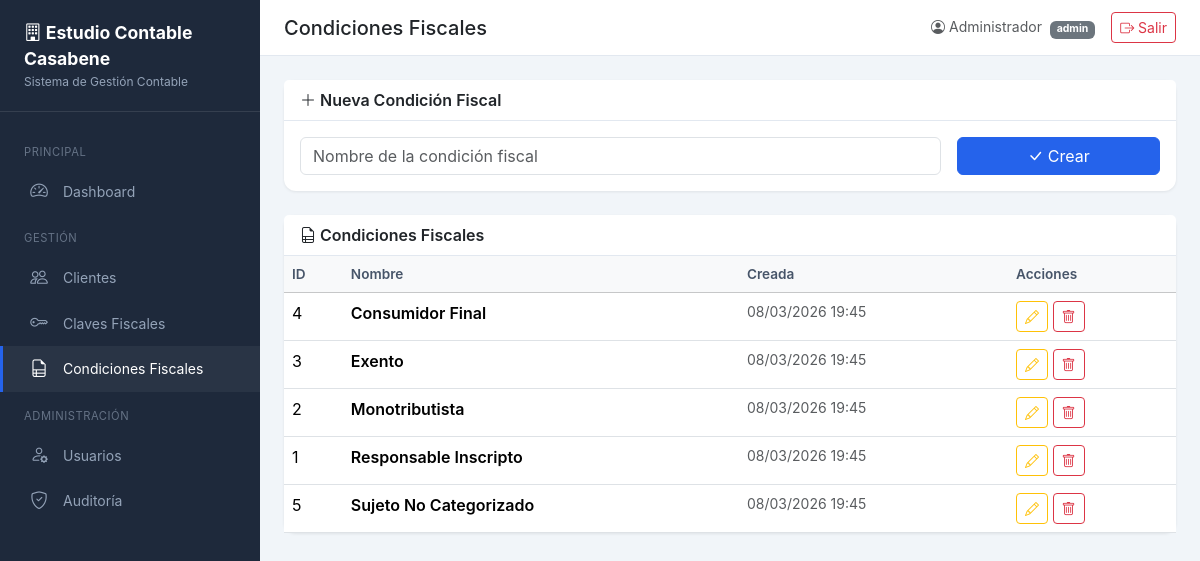
Screenshot of /estudio/condiciones-fiscales (signed in) with the database file from the repository.
### tables this page shows
CREATE TABLE IF NOT EXISTS `condiciones_fiscales` (
    `id` INT UNSIGNED AUTO_INCREMENT PRIMARY KEY,
    `nombre` VARCHAR(255) NOT NULL,
    `activo` TINYINT(1) NOT NULL DEFAULT 1,
    `created_at` DATETIME NOT NULL DEFAULT CURRENT_TIMESTAMP,
    `updated_at` DATETIME NOT NULL DEFAULT CURRENT_TIMESTAMP ON UPDATE CURRENT_TIMESTAMP
);

### core/Session.php (called while the page is built, shortened)
<?php
class Session
{
    public static function start(): void
    {
        if (session_status() === PHP_SESSION_NONE) {
            $config = require __DIR__ . '/../config/app.php';
        }
    }
    public static function get(string $key, $default = null)
    {
        return $_SESSION[$key] ?? $default;
    }
    public static function isLoggedIn(): bool
    {
        return isset($_SESSION['user_id']);
    }
    public static function userId(): ?int
    {
        return $_SESSION['user_id'] ?? null;
    }
    public static function userRole(): ?string
    {
        return $_SESSION['user_role'] ?? null;
    }
}

### core/helpers.php (called while the page is built, shortened)
<?php
function base_url(string $path = ''): string
{
    static $baseUrl = null;
    if ($baseUrl === null) {
        $appUrl = getenv('APP_URL');
        if ($appUrl && $appUrl !== '') {
            $baseUrl = rtrim($appUrl, '/');
        } else {
            $scheme = (!empty($_SERVER['HTTPS']) && $_SERVER['HTTPS'] !== 'off') ? 'https' : 'http';
            $host = $_SERVER['HTTP_HOST'] ?? 'localhost';
            $config = require __DIR__ . '/../config/app.php';
            $basePath = rtrim($config['base_path'] ?? '', '/');
            $baseUrl = $scheme . '://' . $host . $basePath;
        }
    }
    return $baseUrl . '/' . ltrim($path, '/');
}
function tenant_url(string $path = ''): string
{
    $slug = Tenant::slug();
    return base_url($slug . '/' . ltrim($path, '/'));
}
function e(string $value): string
{
    return htmlspecialchars($value, ENT_QUOTES, 'UTF-8');
}
function view(string $viewPath, array $data = []): void
{
    extract($data);
    $viewFile = __DIR__ . '/../views/' . str_replace('.', '/', $viewPath) . '.php';
    require $viewFile;
}
function is_admin(): bool
{
    return Session::userRole() === 'admin';
}
function format_datetime(?string $date): string
{
    return date('d/m/Y H:i', strtotime($date));
}

### controllers/CondicionFiscalController.php (called while the page is built, shortened)
<?php
class CondicionFiscalController
{
    public function index(): void
    {
        $pdo = Database::tenant();
        $condiciones = $pdo->query("SELECT * FROM condiciones_fiscales WHERE activo = 1 ORDER BY nombre")->fetchAll();
        view('condiciones.index', ['condiciones' => $condiciones]);
    }
}

### index.php (called while the page is built, shortened)
<?php
$envFile = __DIR__ . '/.env';
if (file_exists($envFile)) {
    $lines = file($envFile, FILE_IGNORE_NEW_LINES | FILE_SKIP_EMPTY_LINES);
    foreach ($lines as $line) {
        if (str_contains($line, '=')) {
            [$key, $value] = explode('=', $line, 2);
            $key = trim($key);
            $value = trim($value);
        }
    }
}
require __DIR__ . '/core/helpers.php';
$appConfig = require __DIR__ . '/config/app.php';
$basePath = rtrim($appConfig['base_path'], '/');
$requestUri = parse_url($_SERVER['REQUEST_URI'], PHP_URL_PATH);
if ($basePath !== '' && str_starts_with($requestUri, $basePath)) {
    $uri = substr($requestUri, strlen($basePath)) ?: '/';
} else {
    $uri = $requestUri ?: '/';
}
$uri = '/' . trim($uri, '/');
$method = $_SERVER['REQUEST_METHOD'];
Router::get('/{slug}/condiciones-fiscales', function (string $slug) {
    $controller = new Controllers\CondicionFiscalController();
    $controller->index();
});
Router::dispatch($method, $uri);

### core/Tenant.php (called while the page is built, shortened)
<?php
class Tenant
{
    public static function slug(): ?string
    {
        return Session::get('tenant_slug');
    }
    public static function name(): ?string
    {
        return Session::get('tenant_name');
    }
}

### core/Auth.php (called while the page is built, shortened)
<?php
class Auth
{
    public static function check(): bool
    {
        return Session::isLoggedIn();
    }
    public static function user(): ?array
    {
        return [
            'id' => Session::userId(),
            'name' => Session::get('user_name'),
            'email' => Session::get('user_email'),
            'role' => Session::userRole(),
        ];
    }
}

### views/condiciones/index.php (the view, shortened to what this page needs)
<?php $pageTitle = 'Condiciones Fiscales'; ob_start(); ?>
<?php if (is_admin()): ?>
<div class="card mb-4">
    <div class="card-header"><i class="bi bi-plus-lg"></i> Nueva Condición Fiscal</div>
    <div class="card-body">
        <form method="POST" action="<?= tenant_url('condiciones-fiscales/store') ?>">
            <div class="row g-3">
                <div class="col-md-9">
                    <input type="text" name="nombre" class="form-control" placeholder="Nombre de la condición fiscal" required>
                </div>
                <div class="col-md-3">
                    <button type="submit" class="btn btn-primary w-100"><i class="bi bi-check-lg"></i> Crear</button>
                </div>
            </div>
        </form>
    </div>
</div>
<?php endif; ?>
<div class="card">
    <div class="card-header"><i class="bi bi-file-earmark-ruled"></i> Condiciones Fiscales</div>
    <div class="card-body p-0">
        <div class="table-responsive">
            <table class="table table-hover mb-0">
                <thead class="table-light">
                    <tr>
                        <th>ID</th>
                        <th>Nombre</th>
                        <th>Creada</th>
                        <?php if (is_admin()): ?><th>Acciones</th><?php endif; ?>
                    </tr>
                </thead>
                <tbody>
                    <?php if (empty($condiciones)): ?>
                        <tr><td colspan="4" class="text-center text-muted py-4">No hay condiciones fiscales</td></tr>
                    <?php else: ?>
                        <?php foreach ($condiciones as $cf): ?>
                        <tr>
                            <td><?= $cf['id'] ?></td>
                            <td class="fw-semibold"><?= e($cf['nombre']) ?></td>
                            <td class="small text-muted"><?= format_datetime($cf['created_at']) ?></td>
                            <?php if (is_admin()): ?>
                            <td>
                                <button class="btn btn-sm btn-outline-warning" data-bs-toggle="modal" data-bs-target="#editCF<?= $cf['id'] ?>">
                                    <i class="bi bi-pencil"></i>
                                </button>
                                <form method="POST" action="<?= tenant_url("condiciones-fiscales/{$cf['id']}/delete") ?>" class="d-inline" onsubmit="return confirm('¿Eliminar esta condición?')">
                                    <button class="btn btn-sm btn-outline-danger"><i class="bi bi-trash"></i></button>
                                </form>
                            </td>
                            <?php endif; ?>
                        </tr>
                        <?php endforeach; ?>
                    <?php endif; ?>
                </tbody>
            </table>
        </div>
    </div>
</div>
<?php $content = ob_get_clean(); require __DIR__ . '/../layouts/app.php'; ?>

### core/Router.php (shortened to what this page needs)
<?php
class Router
{
    private static array $routes = [];
    public static function get(string $path, callable|array $handler): void
    {
        self::$routes['GET'][$path] = $handler;
    }
    public static function post(string $path, callable|array $handler): void
    {
        self::$routes['POST'][$path] = $handler;
    }
    public static function dispatch(string $method, string $uri): void
    {
        $method = strtoupper($method);
        $routes = self::$routes[$method] ?? [];
        foreach ($routes as $pattern => $handler) {
            $regex = self::patternToRegex($pattern);
            if (preg_match($regex, $uri, $matches)) {
                array_shift($matches);
                $params = array_filter($matches, 'is_string', ARRAY_FILTER_USE_KEY);
                if (is_array($handler)) {
                    [$class, $action] = $handler;
                    $controller = new $class();
                    call_user_func_array([$controller, $action], $params);
                } else {
                    call_user_func_array($handler, $params);
                }
                return;
            }
        }
    }
    private static function patternToRegex(string $pattern): string
    {
        $regex = preg_replace('/\{([a-zA-Z_]+)\}/', '(?P<$1>[^/]+)', $pattern);
        return '#^' . $regex . '$#';
    }
}

### views/layouts/app.php (shortened to what this page needs)
<?php
$currentUser = Core\Auth::user();
?>
<!DOCTYPE html>
<html lang="es">
<head>
    <link href="https://cdn.jsdelivr.net/npm/bootstrap@5.3.3/dist/css/bootstrap.min.css" rel="stylesheet">
    <link href="https://cdn.jsdelivr.net/npm/bootstrap-icons@1.11.3/font/bootstrap-icons.min.css" rel="stylesheet">
    <link href="https://cdn.datatables.net/1.13.7/css/dataTables.bootstrap5.min.css" rel="stylesheet">
    <link href="https://cdn.datatables.net/buttons/2.4.2/css/buttons.bootstrap5.min.css" rel="stylesheet">
</head>
<body>
    <nav class="sidebar" id="sidebar">
        <div class="sidebar-brand">
            <i class="bi bi-building"></i> <?= e(Tenant::name() ?? 'Estudio') ?>
            <small>Sistema de Gestión Contable</small>
        </div>
        <div class="sidebar-nav">
            <div class="nav-section">Principal</div>
            <a href="<?= tenant_url('dashboard') ?>" class="<?= str_contains($_SERVER['REQUEST_URI'], '/dashboard') ? 'active' : '' ?>">
                <i class="bi bi-speedometer2"></i> Dashboard
            </a>
            <?php if (is_admin() || is_empleado()): ?>
            <div class="nav-section">Gestión</div>
            <a href="<?= tenant_url('clientes') ?>" class="<?= str_contains($_SERVER['REQUEST_URI'], '/clientes') && !str_contains($_SERVER['REQUEST_URI'], '/claves') ? 'active' : '' ?>">
                <i class="bi bi-people"></i> Clientes
            </a>
            <a href="<?= tenant_url('claves-fiscales/todas') ?>" class="<?= str_contains($_SERVER['REQUEST_URI'], '/claves-fiscales') ? 'active' : '' ?>">
                <i class="bi bi-key"></i> Claves Fiscales
            </a>
            <a href="<?= tenant_url('condiciones-fiscales') ?>" class="<?= str_contains($_SERVER['REQUEST_URI'], '/condiciones-fiscales') ? 'active' : '' ?>">
                <i class="bi bi-file-earmark-ruled"></i> Condiciones Fiscales
            </a>
            <?php endif; ?>
            <?php if (is_admin()): ?>
            <div class="nav-section">Administración</div>
            <a href="<?= tenant_url('usuarios') ?>" class="<?= str_contains($_SERVER['REQUEST_URI'], '/usuarios') ? 'active' : '' ?>">
                <i class="bi bi-person-gear"></i> Usuarios
            </a>
            <a href="<?= tenant_url('auditoria') ?>" class="<?= str_contains($_SERVER['REQUEST_URI'], '/auditoria') ? 'active' : '' ?>">
                <i class="bi bi-shield-check"></i> Auditoría
            </a>
            <?php endif; ?>
        </div>
    </nav>
    <div class="main-content">
        <div class="top-bar">
            <div class="d-flex align-items-center gap-3">
                <h5 class="mb-0"><?= e($pageTitle ?? 'Dashboard') ?></h5>
            </div>
            <div class="d-flex align-items-center gap-3">
                <span class="text-muted small">
                    <i class="bi bi-person-circle"></i> <?= e($currentUser['name'] ?? '') ?>
                    <span class="badge bg-secondary ms-1"><?= e($currentUser['role'] ?? '') ?></span>
                </span>
                <a href="<?= tenant_url('logout') ?>" class="btn btn-sm btn-outline-danger">
                    <i class="bi bi-box-arrow-right"></i> Salir
                </a>
            </div>
        </div>
        <div class="content-area">
            <?= $content ?? '' ?>
        </div>
    </div>
</body>
</html>

### views/layouts/app.php (style rules this page uses)
:root { --sidebar-width: 260px; --primary-color: #2563eb; --sidebar-bg: #1e293b; --sidebar-text: #94a3b8; --sidebar-active: #ffffff; }
body { background: #f1f5f9; font-family: 'Inter', system-ui, sans-serif; }
.sidebar { position: fixed; top: 0; left: 0; bottom: 0; width: var(--sidebar-width); background: var(--sidebar-bg); z-index: 1000; transition: transform .3s; overflow-y: auto; }
.sidebar-brand { padding: 1.25rem 1.5rem; border-bottom: 1px solid rgba(255,255,255,.1); color: #fff; font-weight: 700; font-size: 1.1rem; }
.sidebar-brand small { display: block; font-size: .75rem; color: var(--sidebar-text); font-weight: 400; }
.sidebar-nav { padding: 1rem 0; }
.sidebar-nav .nav-section { padding: .5rem 1.5rem; font-size: .7rem; text-transform: uppercase; letter-spacing: .05em; color: rgba(148,163,184,.6); margin-top: .5rem; }
.sidebar-nav a { display: flex; align-items: center; gap: .75rem; padding: .6rem 1.5rem; color: var(--sidebar-text); text-decoration: none; font-size: .875rem; transition: all .2s; border-left: 3px solid transparent; }
.sidebar-nav a:hover, .sidebar-nav a.active { color: var(--sidebar-active); background: rgba(255,255,255,.05); border-left-color: var(--primary-color); }
.sidebar-nav a i { font-size: 1.1rem; width: 1.5rem; text-align: center; }
.main-content { margin-left: var(--sidebar-width); min-height: 100vh; }
.top-bar { background: #fff; border-bottom: 1px solid #e2e8f0; padding: .75rem 1.5rem; display: flex; align-items: center; justify-content: space-between; }
.content-area { padding: 1.5rem; }
.card { border: none; box-shadow: 0 1px 3px rgba(0,0,0,.08); border-radius: .75rem; }
.card-header { background: #fff; border-bottom: 1px solid #e2e8f0; font-weight: 600; }
.btn-primary { background: var(--primary-color); border-color: var(--primary-color); }
.table th { font-weight: 600; font-size: .85rem; color: #475569; }

### rows the page displays
condiciones_fiscales: id "4", nombre "Consumidor Final", created_at "08/03/2026 19:45"
condiciones_fiscales: id "3", nombre "Exento", created_at "08/03/2026 19:45"
condiciones_fiscales: id "2", nombre "Monotributista", created_at "08/03/2026 19:45"
condiciones_fiscales: id "1", nombre "Responsable Inscripto", created_at "08/03/2026 19:45"
condiciones_fiscales: id "5", nombre "Sujeto No Categorizado", created_at "08/03/2026 19:45"
